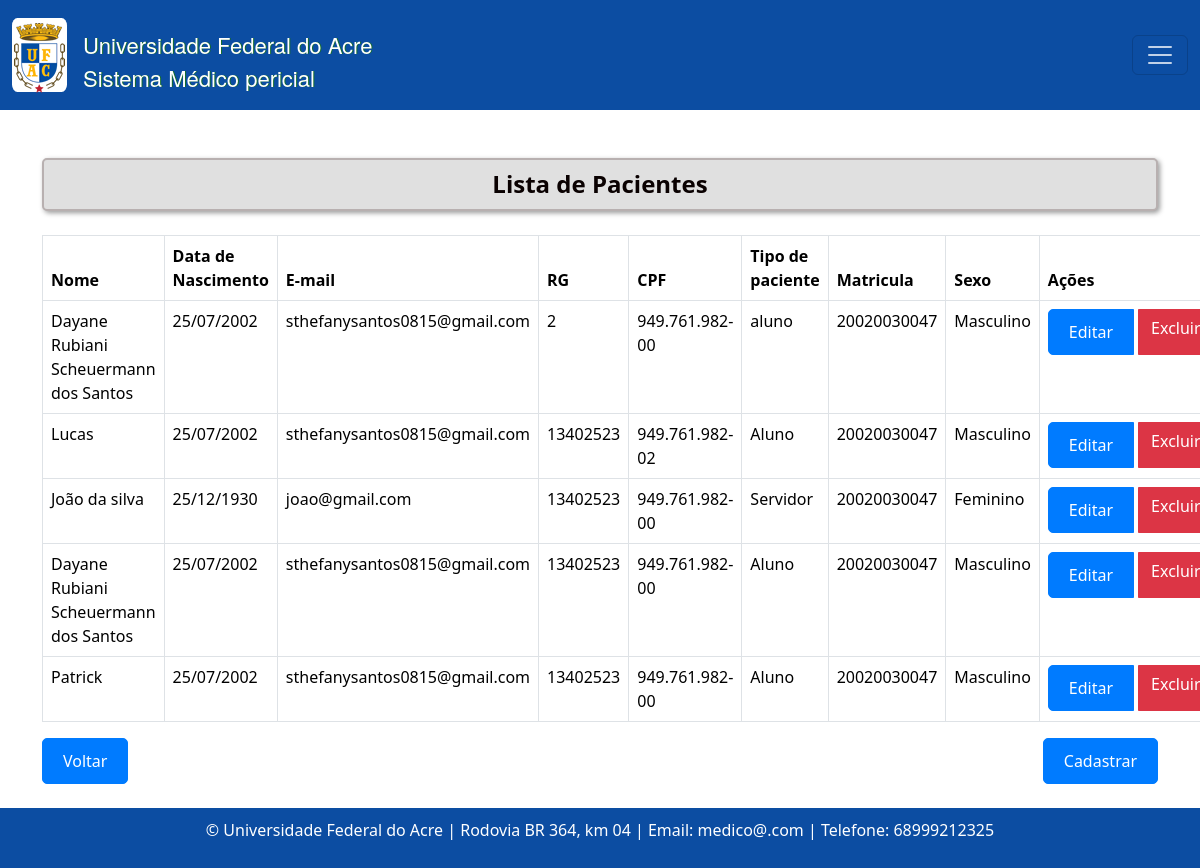
The app's page /pacientes/, older data.
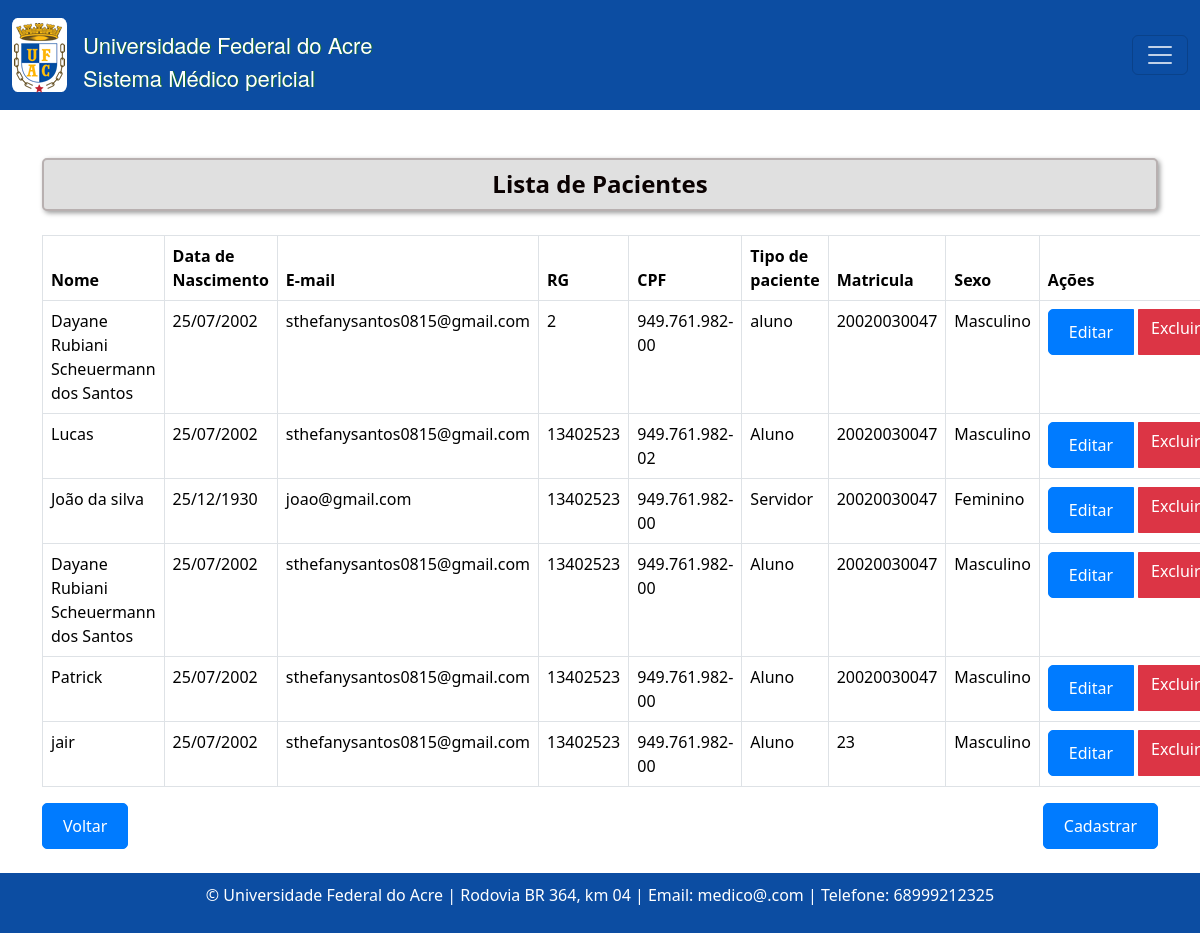
The same page, newer data.
### consulta/models.py (models this page shows, shortened)
class Paciente(models.Model):
    nome = models.CharField(max_length=100)
    data_nascimento = models.DateField()
    email = models.EmailField()
    rg = models.CharField(max_length=20)
    cpf = models.CharField(max_length=14)
    sexo = models.CharField(max_length=1, choices=[('M', 'Masculino'), ('F', 'Feminino')])
    matricula = models.CharField(max_length=20)
    TIPO_PACIENTE_CHOICES = [
        ('Aluno', 'Aluno'),
        ('Servidor', 'Servidor'),
        ('Outro', 'Outro'),
    ]
    tipo_paciente = models.CharField(max_length=20, choices=TIPO_PACIENTE_CHOICES)
    cargo_funcao = models.CharField(max_length=50, default='', blank=True, null=True,)
    cep = models.CharField(max_length=9)
    cidade = models.CharField(max_length=50)
    bairro = models.CharField(max_length=50, default='')
    uf = models.CharField(max_length=2)
    numero = models.CharField(max_length=10)
    ddd_telefone = models.CharField(max_length=3)
    complemento = models.CharField(max_length=100, blank=True, null=True, default='')  # Adicionando o valor padrão aqui

### consulta/views.py (the view)
# urls.py: path('pacientes/', listar_pacientes, name= 'pacienteListagem' ),
def listar_pacientes(request):
    pacientes = Paciente.objects.all()
    return render(request, 'consultas/listagem_pacientes.html', {'pacientes': pacientes})

### templates/consultas/listagem_pacientes.html (shortened to what this page needs)
{% extends "base.html" %}
{% block content %}
  <h4 class="text-center mb-4 custom-title">Lista de Pacientes</h4>
  <table class="table table-bordered">
    <thead>
      <tr>
        <th>Nome</th>
        <th>Data de Nascimento</th>
        <th>E-mail</th>
        <th>RG</th>
        <th>CPF</th>
        <th>Tipo de paciente</th>
        <th>Matricula</th>
        <th>Sexo</th>
        <th>Ações</th>
      </tr>
    </thead>
    <tbody>
      {% for paciente in pacientes %}
      <tr class="paciente-row">
        <td>{{ paciente.nome }}</td>
        <td>{{ paciente.data_nascimento | date:"d/m/Y "}}</td>
        <td>{{ paciente.email }}</td>
        <td>{{ paciente.rg }}</td>
        <td>{{ paciente.cpf }}</td>
        <td>{{ paciente.tipo_paciente }}</td>
        <td>{{ paciente.matricula }}</td>
        <td>{{ paciente.get_sexo_display }}</td>
        <td>
          <div class="btn-group" role="group" aria-label="Ações">
            <a href="{% url 'pacienteEditar' paciente.id %}" class="btn btn-primary">Editar</a>
            <a href="{% url 'pacienteExcluir' paciente.id %}" class="btn btn-danger ms-1">Excluir</a>
        </div>
        </td>
      </tr>
      {% endfor %}
    </tbody>
  </table>
  <div class="d-flex justify-content-between">
    <a class="btn btn-primary" href="{% url 'home' %}">Voltar</a>
    <a class="btn btn-primary" href="{% url 'pacienteCreate'  %}">Cadastrar</a>
  </div>
{% endblock %}

Row changes from the older to the newer data that the page shows:
added Paciente: nome "jair", data_nascimento "25/07/2002", email "sthefanysantos0815@gmail.com", rg "13402523", cpf "949.761.982-00", tipo_paciente "Aluno", matricula "23", sexo "Masculino"
